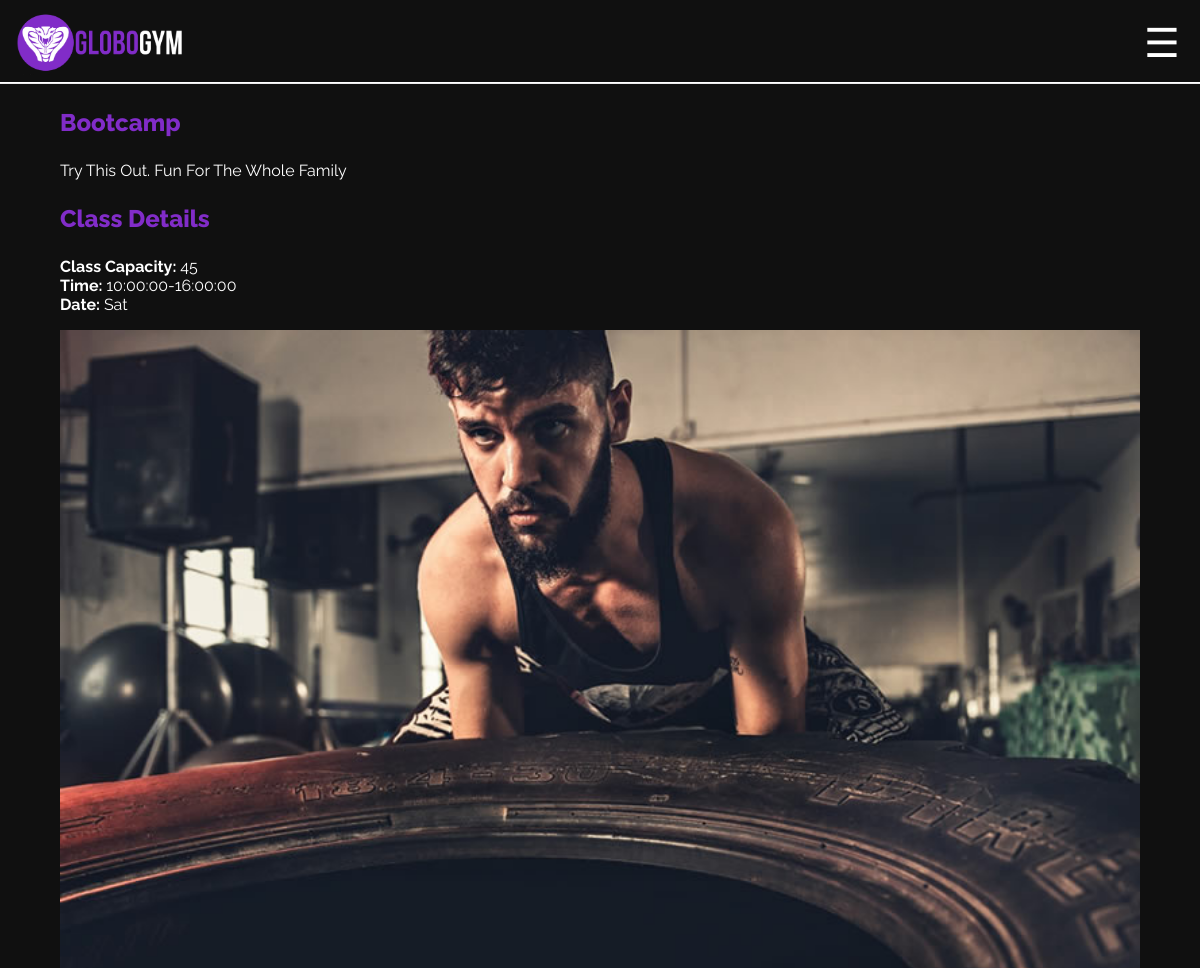
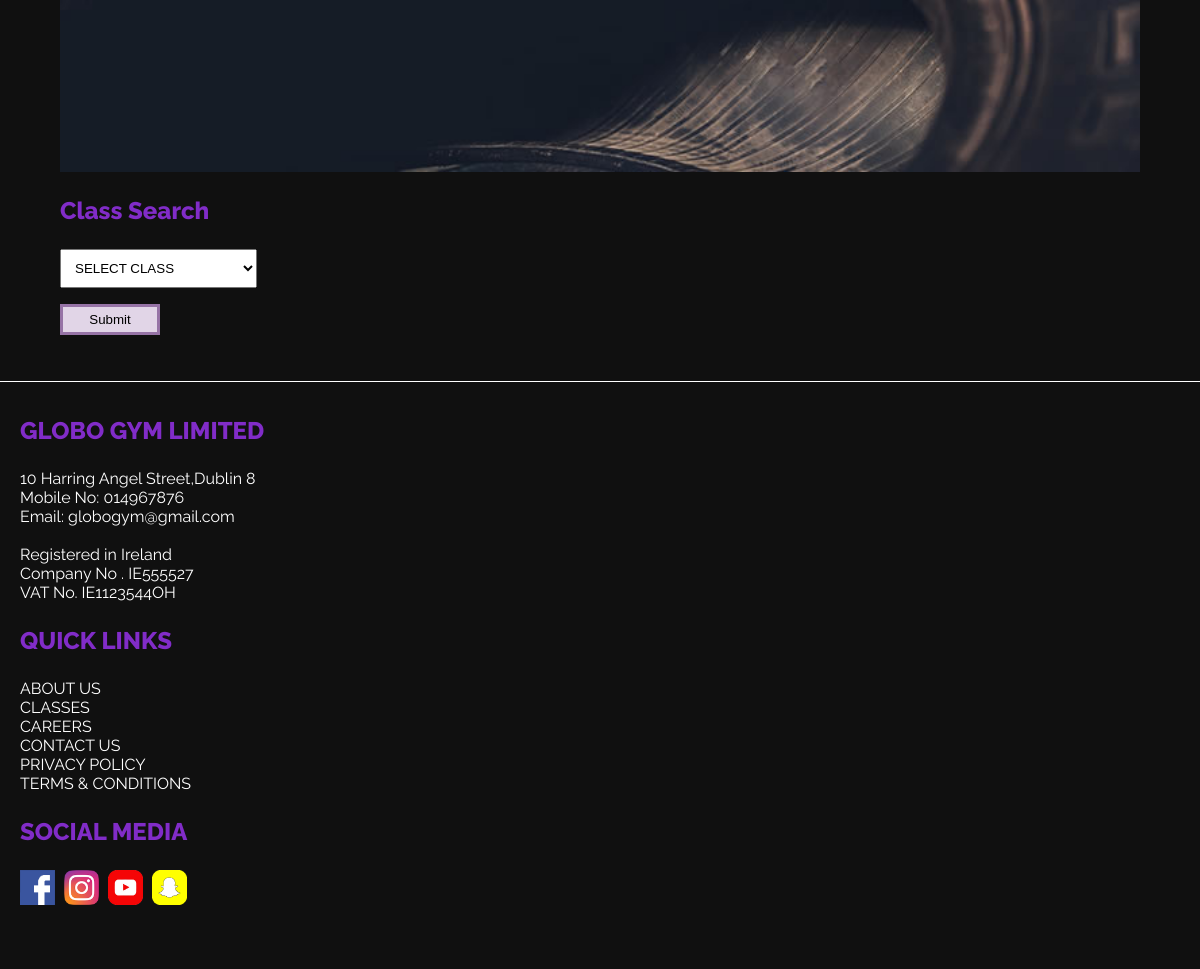
The app's page /class_details.php?id=1 (signed in) with its own data (2 pictures, top to bottom).
### tables this page shows
CREATE TABLE tbl_class (
  class_id INT(8) NOT NULL AUTO_INCREMENT,
  class_name VARCHAR(50) DEFAULT NULL,
  class_desc VARCHAR(255) DEFAULT NULL,
  class_capacity INT(3) DEFAULT NULL,
  class_image VARCHAR(500) DEFAULT NULL,
  class_day VARCHAR(3) DEFAULT NULL,
  class_stime TIME DEFAULT NULL,
  class_etime TIME DEFAULT NULL,
  class_tier INT(1) DEFAULT NULL,
  class_stat INT(1) DEFAULT NULL,
  PRIMARY KEY (class_id)
);

### class_details.php (the view, shortened to what this page needs)
<?php require_once("header.php");
      require_once("session_validate_members.php");
      ?>
  <section class ="class_expand_container">
    <section class = "class_expand">
      <?php
        if(isset($_GET['id'])) {
          $search = $_GET['id'];
          $sql = "SELECT * FROM tbl_class WHERE class_id = $search;";
      		$result = mysqli_query($db_conn, $sql);
          if($result){
            $row = mysqli_fetch_assoc($result);
            echo "<h1>".$row['class_name']."</h1>";
            echo "<p>".$row['class_desc']."</p>";
            echo "<h1>Class Details</h1>";
            echo "<p><b>Class Capacity: </b>".$row['class_capacity']."<br><b>Time: </b>".$row['class_stime']."-".$row['class_etime']."<br><b>Date: </b>". $row['class_day']."</p>";
            echo "<div><img src='img/classimg/".$row["class_image"]."' alt='".$row["class_name"]."' class = 'class_expand_img'></div>";
          }
        }
      ?>
      <h1>Class Search</h1>
      <form action="class_details.php" method="GET" class ="class_form">
        <select name="id" class="form">
        <?php
          $pull_class = "SELECT class_id, class_name FROM tbl_class";
          $pull_class_result = mysqli_query($db_conn, $pull_class);
          if($pull_class_result){
            $num = mysqli_num_rows($pull_class_result);
           if($num>0){
             echo '<option value="1">SELECT CLASS</option>';
           }else{
             echo '<p>No Class available</p>';
           }
          }
        ?>
        </select>
        <p><input type="submit" name="class_searched" class="class_expand_btn"></p>
      </form>
    </section>
  </section>
<?php require_once("footer.php");?>

### css/style.css (style rules this page uses)
html { width: 100%; height: 100%; padding: 0; margin:0; }
body { font-family: 'Raleway', sans-serif; width: 100%; height: 100%; padding: 0; margin:0 auto; text-decoration: none; font-size: 16px; }
body h1, h2, h3, h4, h5 { font-weight: 800; }
body h1 { font-size: 3em; }
.class_expand_container { display: grid; grid-template-columns: 50% 50%; background:#101010; border-top: 0.5px solid #EAEAEB; width: 100%; min-height:80%; }
.class_expand { margin: 0px auto; }
.class_expand h1 { font-size: 24px; color:#812cc8; }
.class_expand p { color: #FFFFFF; }
.class_expand_img { display: flex; width: 100%; height: 100%; }
.class_form { display: block; width: 35%; box-sizing: border-box; }
.class_expand_btn { width: 100px; background:#E1D5E7; border: 3px solid #9673A6; padding: 5px 5px; }
.form { max-width: 700px; margin: auto; padding: 10px 10px; }
@media only screen and (max-width: 1200px) { .class_expand_container { display: grid; grid-template-columns: 100%; } }
@media only screen and (max-width: 1200px) { .class_expand { width: 90%; padding-bottom: 30px; } }
@media only screen and (max-width: 1200px) { .form { max-width: 700px; } }

### records on screen
tbl_class: class_name "Bootcamp", class_desc "Try This Out. Fun For The Whole Family", class_capacity "45", class_stime "10:00:00", class_etime "16:00:00", class_day "Sat", class_image (picture)
